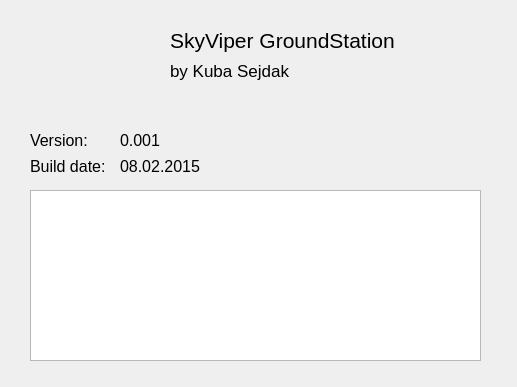
<?xml version="1.0" encoding="UTF-8"?>
<ui version="4.0">
 <class>AboutDialog</class>
 <widget class="QDialog" name="AboutDialog">
  <property name="geometry">
   <rect>
    <x>0</x>
    <y>0</y>
    <width>517</width>
    <height>387</height>
   </rect>
  </property>
  <property name="windowTitle">
   <string>Dialog</string>
  </property>
  <widget class="QLabel" name="labelIcon">
   <property name="geometry">
    <rect>
     <x>30</x>
     <y>20</y>
     <width>80</width>
     <height>80</height>
    </rect>
   </property>
   <property name="minimumSize">
    <size>
     <width>16</width>
     <height>16</height>
    </size>
   </property>
   <property name="maximumSize">
    <size>
     <width>128</width>
     <height>128</height>
    </size>
   </property>
   <property name="text">
    <string/>
   </property>
   <property name="pixmap">
    <pixmap resource="../resources.qrc">:/Icons/Icons/app_icon.ico</pixmap>
   </property>
   <property name="scaledContents">
    <bool>true</bool>
   </property>
  </widget>
  <widget class="QLabel" name="labelAppName">
   <property name="geometry">
    <rect>
     <x>170</x>
     <y>20</y>
     <width>261</width>
     <height>41</height>
    </rect>
   </property>
   <property name="font">
    <font>
     <pointsize>16</pointsize>
    </font>
   </property>
   <property name="text">
    <string>SkyViper GroundStation</string>
   </property>
  </widget>
  <widget class="QLabel" name="labelAuthor">
   <property name="geometry">
    <rect>
     <x>170</x>
     <y>60</y>
     <width>121</width>
     <height>21</height>
    </rect>
   </property>
   <property name="font">
    <font>
     <pointsize>13</pointsize>
    </font>
   </property>
   <property name="text">
    <string>by Kuba Sejdak</string>
   </property>
  </widget>
  <widget class="QLabel" name="labelVersionString">
   <property name="geometry">
    <rect>
     <x>30</x>
     <y>130</y>
     <width>81</width>
     <height>21</height>
    </rect>
   </property>
   <property name="font">
    <font>
     <pointsize>12</pointsize>
    </font>
   </property>
   <property name="text">
    <string>Version:</string>
   </property>
  </widget>
  <widget class="QLabel" name="labelVersion">
   <property name="geometry">
    <rect>
     <x>120</x>
     <y>130</y>
     <width>151</width>
     <height>21</height>
    </rect>
   </property>
   <property name="font">
    <font>
     <pointsize>12</pointsize>
    </font>
   </property>
   <property name="text">
    <string>0.001</string>
   </property>
  </widget>
  <widget class="QLabel" name="label">
   <property name="geometry">
    <rect>
     <x>30</x>
     <y>156</y>
     <width>81</width>
     <height>20</height>
    </rect>
   </property>
   <property name="font">
    <font>
     <pointsize>12</pointsize>
    </font>
   </property>
   <property name="text">
    <string>Build date:</string>
   </property>
  </widget>
  <widget class="QLabel" name="label_2">
   <property name="geometry">
    <rect>
     <x>120</x>
     <y>156</y>
     <width>101</width>
     <height>20</height>
    </rect>
   </property>
   <property name="font">
    <font>
     <pointsize>12</pointsize>
    </font>
   </property>
   <property name="inputMethodHints">
    <set>Qt::ImhNone</set>
   </property>
   <property name="text">
    <string>08.02.2015</string>
   </property>
  </widget>
  <widget class="QPlainTextEdit" name="plainTextEdit">
   <property name="geometry">
    <rect>
     <x>30</x>
     <y>190</y>
     <width>451</width>
     <height>171</height>
    </rect>
   </property>
  </widget>
 </widget>
 <resources>
  <include location="../resources.qrc"/>
 </resources>
 <connections/>
</ui>
